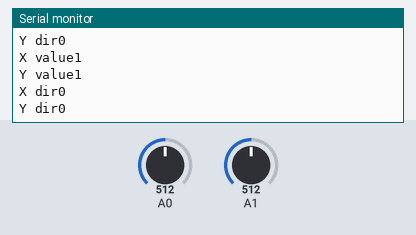
A sketch run on a simulated Arduino Uno, built with avr-gcc and run on an emulated ATmega328P. Parts: the last lines printed to the serial monitor. Inputs (shaded band) come from the test bench; at power-on: A0 = 512, A1 = 512.

Above: at 1.2 s.
1.3 s: A0 set to 716
2.8 s: A1 set to 716
At 3.08 s:
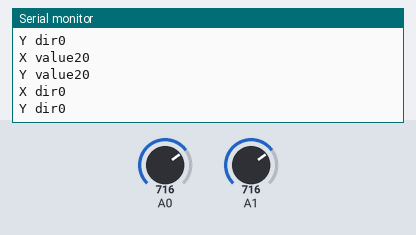
4.3 s: A0 set to 900
5.8 s: A1 set to 900
At 6.29 s:
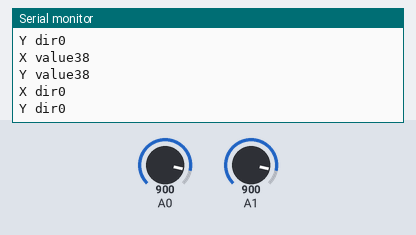
Timing chart, 0 to 8.3 s (numbered marks = the images above; inputs shaded):
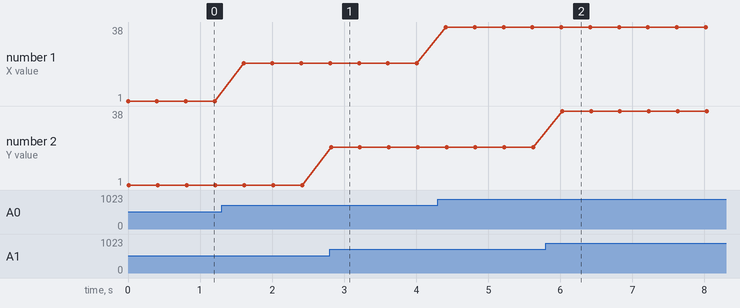

The sketch:

Joystick_mapping.ino
```cpp
void setup() {
  // put your setup code here, to run once:

 const int x = 0;
 const int y = 1;

  Serial.begin(9600);


}

void loop() {
  // put your main code here, to run repeatedly:
int xval = 0;
int yval = 0;
int xdir = 0;
int ydir = 0;   //default

xval = analogRead(0);
yval = analogRead(1);

xval = map(xval, 0, 1024, 0, 100);

xval = xval - 49;

if (xval < 0)
{

//set the motor direction to reverse (right/left)
xdir = 1;


}

else {
//set the motor direction to forward (right/left)
xdir = 0;

}

xval = abs(xval);

yval = map(yval, 0, 1024, 0, 100);

yval = yval - 49;

if (yval < 0)
{

//set the motor direction to reverse  (up/down)
ydir = 1;

  }

else {
//set the motor direction to forward  (up/down)
ydir = 0;

}

yval = abs(yval);

Serial.print("X value"  );
Serial.println(xval);
Serial.print("Y value"  );
Serial.println(yval);
Serial.print("X dir"  );
Serial.println(xdir);
Serial.print("Y dir"  );
Serial.println(ydir);

delay(400);   //For stability


}
```

Measured:
- after the input at 2.8 s, the serial monitor: prints a new line at once (image 1)
- after the input at 5.8 s, the serial monitor: prints a new line after 0.23 s (image 2)
- plotted number 1: 1 → 20 after the input at 1.3 s, 20 → 38 after the input at 4.3 s
